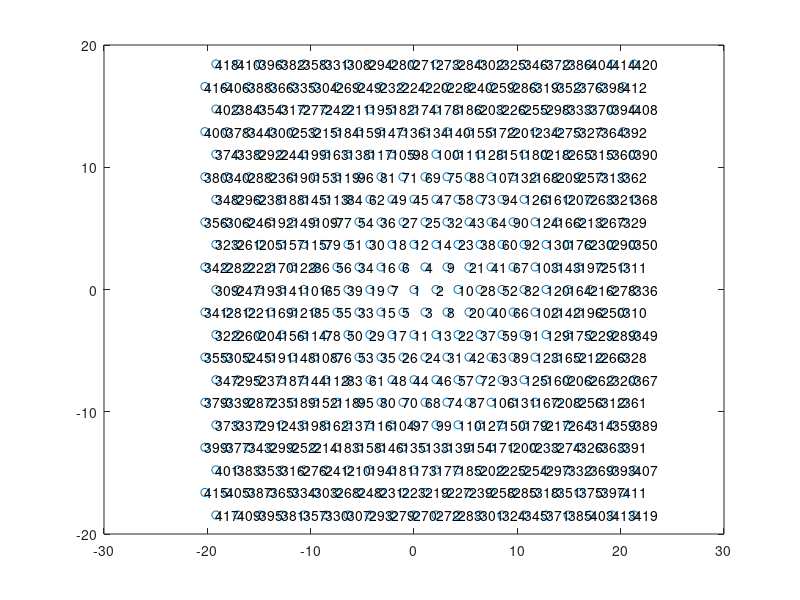
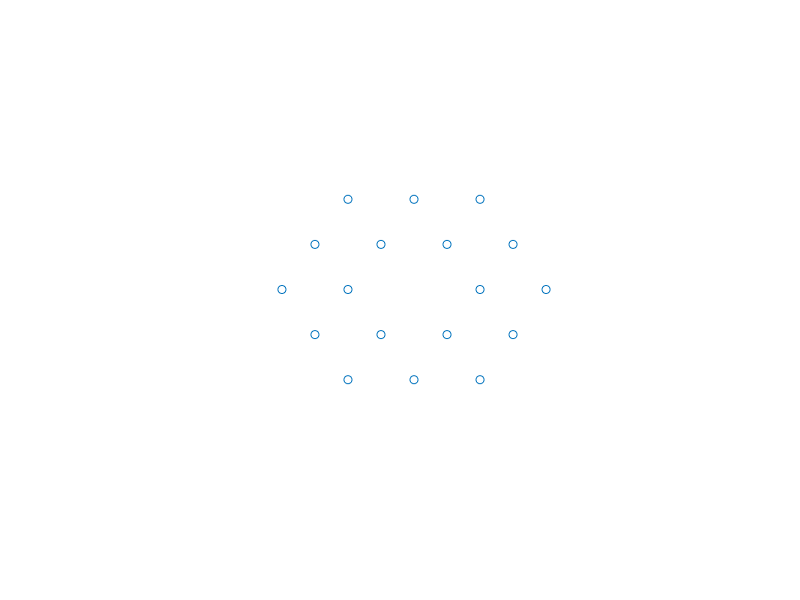
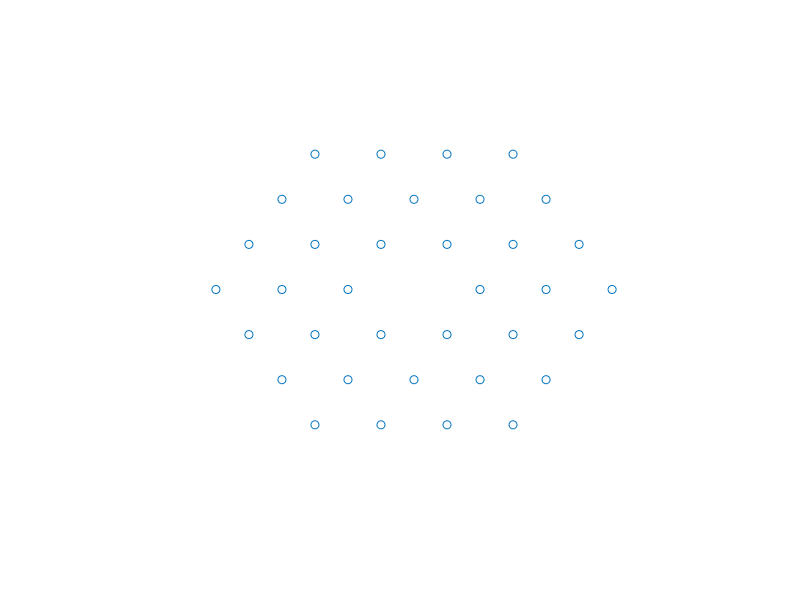
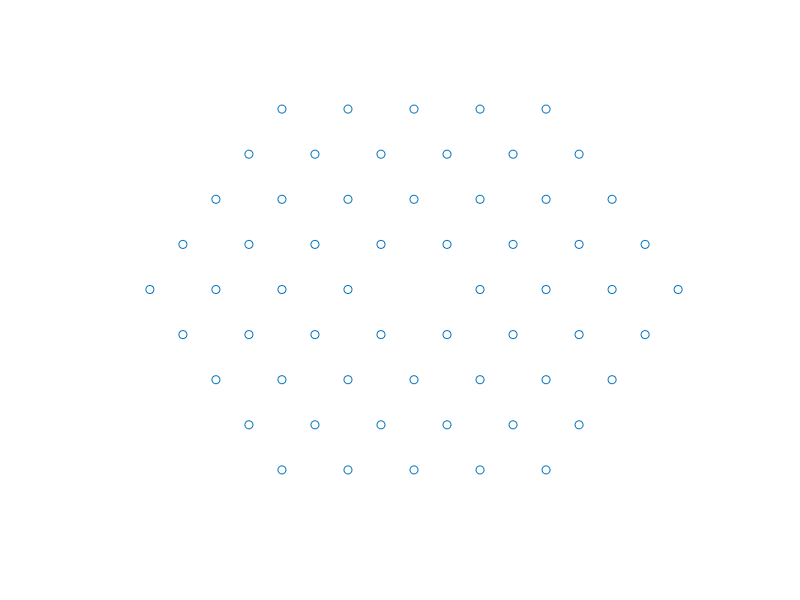

These figures' MATLAB source, in order:
clear all
close all

N = 20;

% first gen first line
% attraction is 2.158, dl is 2.2
a = 2.13/2.0;
tag = 'd=2.13'
size = N;
    line_y = zeros(size,1);
    line_x = 2*a*[1:size]';
    config = [line_x line_y];
    for i = 1:size
        line_x = 2*a*[1:size]' - a;
        line_y = line_y + sqrt(3)*a;
        if(mod(i,2) == 0)
            line_x = 2*a*[1:size]';
        end
        config = [config; line_x line_y];
    end
    
    config(:,1) = config(:,1) - mean(config(:,1));
    config(:,2) = config(:,2) - mean(config(:,2));
    rx = config(:,1);
    ry = config(:,2);
rz = zeros(length(rx),1);

dist = rx.^2 + ry.^2;
[B, index] = sort(dist);

phi = randn(length(rx),1);
theta = zeros(length(rx),1);
config = [];


config = [[1:length(rx)]' rx(index) ry(index) rz phi theta];



config(:,2)=config(:,2)-config(1,2);
config(:,3)=config(:,3)-config(1,3);
figure(1)
plot(config(:,2),config(:,3),'linestyle','none','marker','o');

np = length(config(:,2));

for i = 1:np
    figure(1)
    x1 = config(i,2);
    y1 = config(i,3);
    txt1 = num2str(i);
    text(x1,y1,txt1);
end

targetSubset = [3 4 7];
configSubset = config(targetSubset,:);
dlmwrite(['target_3p' tag '.txt'],configSubset,'delimiter','\t');
figure(3)
plot(configSubset(:,2),configSubset(:,3),'linestyle','none','marker','o');
xlim([-10 10])
ylim([-10 10])
axis off

targetSubset = [2:7];
configSubset = config(targetSubset,:);
dlmwrite(['target_6p' tag '.txt'],configSubset,'delimiter','\t');
figure(4)
plot(configSubset(:,2),configSubset(:,3),'linestyle','none','marker','o');
xlim([-10 10])
ylim([-10 10])
axis off


targetSubset = [2:19];
configSubset = config(targetSubset,:);
dlmwrite(['target_18p' tag '.txt'],configSubset,'delimiter','\t');
figure(5)
plot(configSubset(:,2),configSubset(:,3),'linestyle','none','marker','o');
xlim([-10 10])
ylim([-10 10])
axis off

targetSubset = [2:36 39];
configSubset = config(targetSubset,:);
dlmwrite(['target_36p' tag '.txt'],configSubset,'delimiter','\t');
figure(6)
plot(configSubset(:,2),configSubset(:,3),'linestyle','none','marker','o');
xlim([-10 10])
ylim([-10 10])
axis off


targetSubset = [2:65];
targetSubset = setdiff(targetSubset,[64 59 60 63]);
configSubset = config(targetSubset,:);
dlmwrite(['target_60p' tag '.txt'],configSubset,'delimiter','\t');
figure(7)
plot(configSubset(:,2),configSubset(:,3),'linestyle','none','marker','o');
xlim([-10 10])
ylim([-10 10])
axis off


targetSubset = [2:101];
targetSubset = setdiff(targetSubset,[98 100 93 89 92 91 90 94 97 99]);
configSubset = config(targetSubset,:);
dlmwrite(['target_90p' tag '.txt'],configSubset,'delimiter','\t');
figure(8)
plot(configSubset(:,2),configSubset(:,3),'linestyle','none','marker','o');
xlim([-15 15])
ylim([-15 15])
axis off




configSubset = config([100:290],:);
dlmwrite('config_forlocking.txt',configSubset,'delimiter','\t');